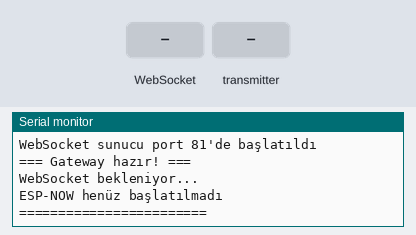
Recording of a sketch running on a simulated ESP32. Shown: the last lines printed to the serial monitor. Inputs (shaded band) come from the test bench.

Above: at 1.3 s.
1.4 s: WebSocket text "1" received
At 2.2 s:
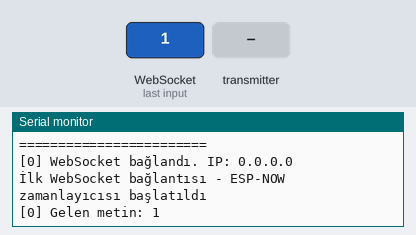
2.9 s: the transmitter starts sending sender_id = 0
At 3.21 s:
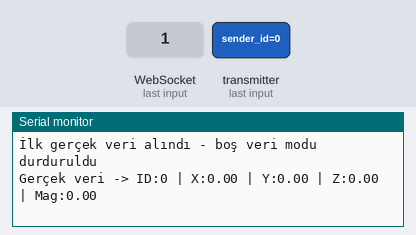
4.4 s: the transmitter starts sending ax = 25
At 4.71 s:
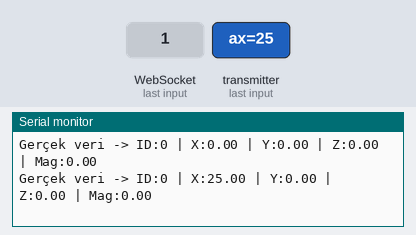
5.9 s: the transmitter starts sending ay = 25
At 6.21 s:
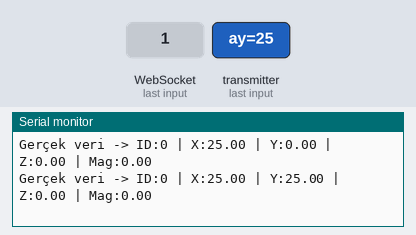
7.4 s: the transmitter starts sending az = 25
At 7.71 s:
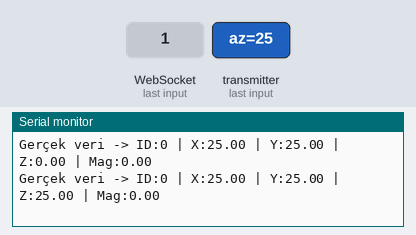
8.9 s: the transmitter starts sending magnitude = 25
At 9.21 s:
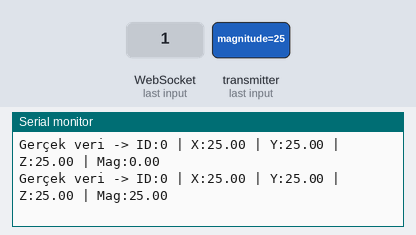

Measured:
- after the input at 1.4 s, the serial monitor: prints a new line at once (image 1)
- after the input at 2.9 s, the serial monitor: prints a new line at once (image 2)
- after the input at 4.4 s, the serial monitor: prints a new line at once (image 3)
- after the input at 5.9 s, the serial monitor: prints a new line at once (image 4)
- after the input at 7.4 s, the serial monitor: prints a new line at once (image 5)
- after the input at 8.9 s, the serial monitor: prints a new line at once (image 6)

The sketch:

esp32_Multi_Transmitter_4_wifi.ino
```cpp
#include <Arduino.h>
#include <WiFi.h>
#include <esp_now.h>
#include <WebSocketsServer.h>
#include <ArduinoJson.h>

// ======== HATA AYIKLAMA KONTROLÜ ========
#define DEBUG_MODE true

// ======== Wi-Fi & WebSocket AYARLARI ========
const char* ssid = "ESP32_Sensor_GW_AP";
const char* password = "vibrationsensor";
#define WEBSOCKET_PORT 81

WebSocketsServer webSocket = WebSocketsServer(WEBSOCKET_PORT);

// ======== ESP-NOW İLGİLİ SABİTLER VE DEĞİŞKENLER ========
#define NUM_TRANSMITTERS 4
uint8_t transmitterMacs[NUM_TRANSMITTERS][6] = {
    {0x00, 0x4B, 0x12, 0x3A, 0x20, 0xA4}, {0x00, 0x4B, 0x12, 0x3E, 0x32, 0x60},
    {0x08, 0xA6, 0xF7, 0x47, 0x3D, 0xA0}, {0xF4, 0x65, 0x0B, 0x47, 0x08, 0x6C}
};
esp_now_peer_info_t peerInfoTransmitters[NUM_TRANSMITTERS];

typedef struct struct_sensor_data {
    int sender_id;
    float ax;
    float ay;
    float az;
    float magnitude;
} struct_sensor_data;

typedef struct struct_request_data {
    char command[10];
} struct_request_data;
struct_request_data requestPayload;

// Veri işleme için Flag
volatile bool newDataAvailable = false;
struct_sensor_data dataToProcess;

// Zamanlayıcı değişkenleri
// Sabit 20ms'lik yoklama aralığı
const unsigned long POLLING_INTERVAL_MS = 5;
unsigned long lastRequestTimeESP_NOW = 0;
int currentTransmitterIndex = 0;

// Boş veri gönderme kontrolü
unsigned long lastEmptyDataSent = 0;
const unsigned long EMPTY_DATA_INTERVAL = 100; // 100ms
bool hasRealData = false;
unsigned long lastRealDataTime = 0;
const unsigned long REAL_DATA_TIMEOUT = 2000; // 2 saniye

// ESP-NOW kontrol değişkenleri
bool espNowStarted = false;
bool webSocketClientConnected = false;
unsigned long firstClientConnectTime = 0;
const unsigned long ESP_NOW_DELAY = 1000; // WebSocket bağlantısından 3 saniye sonra başlat

// Geliştirme: Gönderim durumunu takip etmek için bayrak
volatile bool espNowSendInProgress = false;

// WebSocket olayları için callback
void webSocketEvent(uint8_t num, WStype_t type, uint8_t * payload, size_t length) {
    switch(type) {
        case WStype_DISCONNECTED:
            if (DEBUG_MODE) Serial.printf("[%u] WebSocket bağlantısı koptu!\n", num);
            webSocketClientConnected = false;

            // ESP-NOW yeniden başlatılabilsin diye bayrakları sıfırla
            espNowStarted = false;
            firstClientConnectTime = 0;
            break;

        case WStype_CONNECTED: {
            IPAddress ip = webSocket.remoteIP(num);
            if (DEBUG_MODE) Serial.printf("[%u] WebSocket bağlandı. IP: %d.%d.%d.%d\n", num, ip[0], ip[1], ip[2], ip[3]);

            if (!webSocketClientConnected) {
                webSocketClientConnected = true;
                firstClientConnectTime = millis();
                if (DEBUG_MODE) Serial.println("İlk WebSocket bağlantısı - ESP-NOW zamanlayıcısı başlatıldı");
            }
        }
        break;

        case WStype_TEXT:
            if (DEBUG_MODE) Serial.printf("[%u] Gelen metin: %s\n", num, payload);
            break;

        default:
            break;
    }
}


// ESP-NOW gönderme callback'i
void OnDataSentToTransmitter(const uint8_t *mac_addr, esp_now_send_status_t status) {
    espNowSendInProgress = false;
    if (status != ESP_NOW_SEND_SUCCESS) {
        // Hata mesajlarını sınırla
        static unsigned long lastErrorLog = 0;
        if (millis() - lastErrorLog > 10000) {
            if (DEBUG_MODE) Serial.println("ESP-NOW: Vericiler yanıt vermiyor");
            lastErrorLog = millis();
        }
    }
}

// ESP-NOW alma callback'i
void OnDataReceivedFromTransmitter(const esp_now_recv_info_t *recv_info, const uint8_t *incomingData, int len) {
    if (len != sizeof(struct_sensor_data) || newDataAvailable) {
        return;
    }
    memcpy(&dataToProcess, incomingData, sizeof(struct_sensor_data));
    newDataAvailable = true;
}

// Veri isteme fonksiyonu
void sendDataRequest(const uint8_t *targetMac) {
    // Sadece daha önce bir gönderim devam etmiyorsa yeni bir istek gönder.
    if (!espNowSendInProgress) {
        esp_err_t result = esp_now_send(targetMac, (uint8_t *) &requestPayload, sizeof(requestPayload));
        if (result == ESP_OK) {
            espNowSendInProgress = true;
        } else {
            // Eğer gönderim fonksiyonu hata döndürürse, bloklama olmaz.
            // Sadece bir sonraki pollingde tekrar deneriz.
            if (DEBUG_MODE) Serial.println("ESP-NOW gönderim hatası, tekrar denenecek.");
        }
    }
}

// Boş veri gönder (sadece zaman ekseninin ilerlemesi için)
void sendEmptyData() {
    if (millis() - lastEmptyDataSent > EMPTY_DATA_INTERVAL) {
        lastEmptyDataSent = millis();

        StaticJsonDocument<50> jsonDoc;
        jsonDoc["timestamp"] = millis();
        jsonDoc["empty"] = true;

        String jsonString;
        serializeJson(jsonDoc, jsonString);

        if (webSocket.connectedClients() > 0) {
            webSocket.broadcastTXT(jsonString);

            static unsigned long lastLog = 0;
            if (millis() - lastLog > 5000) {
                if (DEBUG_MODE) Serial.println("Boş grafik akıyor - gerçek veri bekleniyor...");
                lastLog = millis();
            }
        }
    }
}

// ESP-NOW'u başlat (WebSocket bağlantısından sonra)
void startESPNow() {
    if (espNowStarted) return;

    if (DEBUG_MODE) Serial.println("ESP-NOW başlatılıyor...");

    if (esp_now_init() != ESP_OK) {
        Serial.println("ESP-NOW başlatma hatası!");
        return;
    }

    esp_now_register_send_cb(OnDataSentToTransmitter);
    esp_now_register_recv_cb(OnDataReceivedFromTransmitter);

    for (int i = 0; i < NUM_TRANSMITTERS; ++i) {
        memcpy(peerInfoTransmitters[i].peer_addr, transmitterMacs[i], 6);
        peerInfoTransmitters[i].channel = 0;
        peerInfoTransmitters[i].encrypt = false;

        if (esp_now_add_peer(&peerInfoTransmitters[i]) != ESP_OK){
            Serial.printf("Peer %d (V%d) eklenemedi\n", i, i+1);
        } else if (DEBUG_MODE) {
            Serial.printf("Peer %d (V%d) eklendi\n", i, i+1);
        }
    }

    strcpy(requestPayload.command, "GET");
    espNowStarted = true;

    if (DEBUG_MODE) Serial.println("ESP-NOW başarıyla başlatıldı - veri istekleri başlıyor");
}

// ======== SETUP FONKSİYONU ========
void setup() {
    Serial.begin(115200);
    delay(100);
    if (DEBUG_MODE) Serial.println("=== Hibrit Gateway Başlatılıyor ===");

    WiFi.mode(WIFI_AP_STA);

    bool apStarted = WiFi.softAP(ssid, password);
    IPAddress myIP = WiFi.softAPIP();

    if (DEBUG_MODE) {
        Serial.printf("AP Başlatıldı: %s\n", apStarted ? "BAŞARILI" : "HATA");
        Serial.printf("SSID: %s\n", ssid);
        Serial.printf("IP Adresi: %s\n", myIP.toString().c_str());
    }

    webSocket.begin();
    webSocket.onEvent(webSocketEvent);
    if (DEBUG_MODE) Serial.printf("WebSocket sunucu port %d'de başlatıldı\n", WEBSOCKET_PORT);

    if (DEBUG_MODE) {
        Serial.println("=== Gateway hazır! ===");
        Serial.println("WebSocket bekleniyor...");
        Serial.println("ESP-NOW henüz başlatılmadı");
        Serial.println("========================");
    }
}

// ======== LOOP FONKSİYONU ========
void loop() {
    webSocket.loop();

    if (webSocketClientConnected && !espNowStarted &&
        millis() - firstClientConnectTime > ESP_NOW_DELAY) {
        startESPNow();
    }

    if (newDataAvailable) {
        if (!hasRealData) {
            hasRealData = true;
            if (DEBUG_MODE) Serial.println("İlk gerçek veri alındı - boş veri modu durduruldu");
        }
        lastRealDataTime = millis();

        if (DEBUG_MODE) {
            Serial.printf("Gerçek veri -> ID:%d | X:%.2f | Y:%.2f | Z:%.2f | Mag:%.2f\n",
                dataToProcess.sender_id, dataToProcess.ax, dataToProcess.ay,
                dataToProcess.az, dataToProcess.magnitude);
        }

        StaticJsonDocument<200> jsonDoc;
        jsonDoc["id"] = dataToProcess.sender_id;
        jsonDoc["ax"] = dataToProcess.ax;
        jsonDoc["ay"] = dataToProcess.ay;
        jsonDoc["az"] = dataToProcess.az;
        jsonDoc["mag"] = dataToProcess.magnitude;

        String jsonString;
        serializeJson(jsonDoc, jsonString);
        webSocket.broadcastTXT(jsonString);

        newDataAvailable = false;
    }

    if (hasRealData && (millis() - lastRealDataTime > REAL_DATA_TIMEOUT)) {
        hasRealData = false;
        if (DEBUG_MODE) {
            Serial.println("Gerçek veri timeout - boş grafik moduna geçiliyor");
        }
    }

    // Gönderim işlemi devam etmiyorsa ve aralık dolduysa yeni istek gönder.
    if (espNowStarted && !espNowSendInProgress) {
        unsigned long currentMillis = millis();
        if (currentMillis - lastRequestTimeESP_NOW >= POLLING_INTERVAL_MS) {
            lastRequestTimeESP_NOW = currentMillis;
            sendDataRequest(transmitterMacs[currentTransmitterIndex]);
            currentTransmitterIndex = (currentTransmitterIndex + 1) % NUM_TRANSMITTERS;
        }
    }

    if (!hasRealData && webSocket.connectedClients() > 0) {
        sendEmptyData();
    }
}
```
